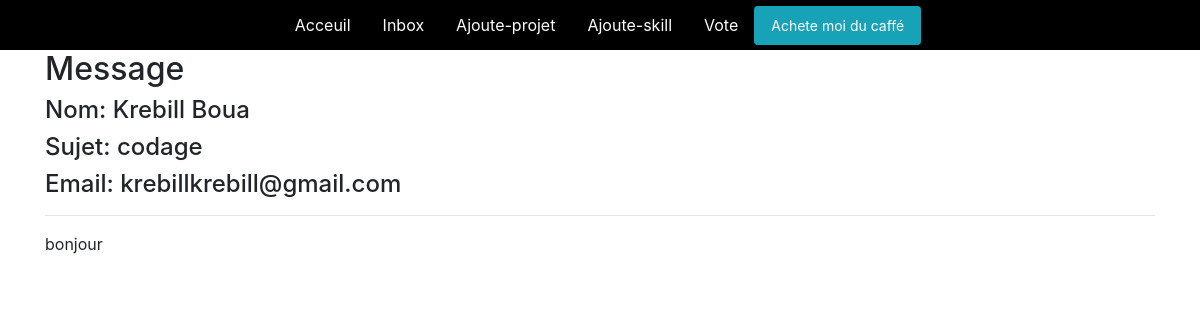
Screenshot of /Message/2b6a2065acfe40049d8c7711e719bf44/ (signed in) with the database file from the repository.
### traitement/models.py (models this page shows, shortened)
class Message(models.Model):
    nom = models.CharField(max_length=200)
    email = models.CharField(max_length=200)
    sujet = models.CharField(max_length=200)
    message = models.TextField()
    is_read = models.BooleanField(default=False)
    created = models.DateTimeField(auto_now_add=True)
    id = models.UUIDField(default=uuid.uuid4, unique=True, primary_key=True,editable=False)

### traitement/views.py (the view)
# urls.py: path('Message/<str:pk>/', messagepage, name="message"),
def messagepage(request,pk):
    message = Message.objects.get(id=pk)
    message.is_read = True
    message.save()
    context = {
        'message':message,
    }
    return render(request,'base/message.html', context)

### traitement/templates/base/message.html
{% extends 'base/menu.html'%}
{% load static %}
{% block content %}
<div class="container">
    <h2>Message </h2>
    <h4>Nom: {{ message.nom }}</h4>
    <h4>Sujet: {{ message.sujet}}</h4>
    <h4>Email: {{ message.email}}</h4>
    <hr>
    <p>{{ message.message }}</p>
</div>
{% endblock content %}

### static/styles/main.css (style rules this page uses)
body { background-color:#fff; }

### rows the page displays
Message: nom "Krebill Boua", sujet "codage", email "krebillkrebill@gmail.com", message "bonjour"
